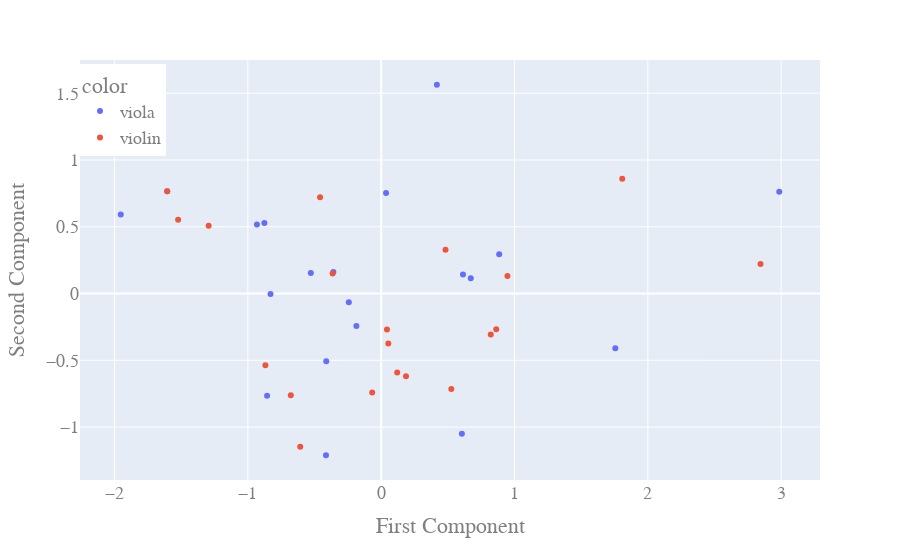

The cell this chart's notebook holds for it:
### Code cell
import plotly.express as px
import plotly.io as pio
from sklearn.decomposition import PCA

pca = PCA(n_components=2)
components = pca.fit_transform(X_train+X_test)

fig = px.scatter(components, x=0, y=1, color=y_train+y_test)
fig.update_layout(
    title="",
    xaxis_title="First Component",
    yaxis_title="Second Component",
    font=dict(
        family="Courier New, monospace",
        size=18,
        color="#7f7f7f"
    ),
    legend=dict(
    yanchor="top",
    y=0.99,
    xanchor="left",
    x=0.00
)
)
fig.show()
#pio.write_image(fig, 'soloAll.png')
#fig.write_image("soloAll.eps")

### Figure 1 — Plotly figure (JSON) as saved in the notebook; plotly's stock layout.template omitted (floating-point values rounded to 4 significant figures)
{"data": [{"hovertemplate": "color=viola<br>0=%{x}<br>1=%{y}<extra></extra>", "legendgroup": "viola", "marker": {"color": "#636efa", "symbol": "circle"}, "mode": "markers", "name": "viola", "showlegend": true, "type": "scatter", "x": [-0.3589, 0.6134, -0.9323, -0.2429, 1.756, -0.8764, 0.4175, 2.986, 0.8849, 0.6718, 0.6049, 0.03629, -1.954, -0.4142, -0.8303, -0.5281, -0.4122, -0.1861, -1.605, -0.856], "xaxis": "x", "y": [0.1618, 0.1435, 0.5165, -0.06444, -0.4094, 0.5276, 1.563, 0.7613, 0.2947, 0.1147, -1.049, 0.7521, 0.5913, -1.211, -0.003977, 0.1533, -0.5078, -0.2422, 0.7653, -0.766], "yaxis": "y"}, {"hovertemplate": "color=violin<br>0=%{x}<br>1=%{y}<extra></extra>", "legendgroup": "violin", "marker": {"color": "#EF553B", "symbol": "circle"}, "mode": "markers", "name": "violin", "showlegend": true, "type": "scatter", "x": [-0.6782, 2.845, 1.808, 0.1857, 0.1199, -0.8687, -1.294, -0.3643, 0.8217, 0.8629, -1.523, -0.4587, 0.05315, 0.9469, 0.04292, 0.5258, -0.6075, -0.06776, 0.4824, -1.605], "xaxis": "x", "y": [-0.7611, 0.2221, 0.8594, -0.6186, -0.5913, -0.5371, 0.5085, 0.1492, -0.3059, -0.2676, 0.5521, 0.7208, -0.3742, 0.1316, -0.27, -0.7149, -1.148, -0.7407, 0.3286, 0.7653], "yaxis": "y"}], "layout": {"font": {"color": "#7f7f7f", "family": "Courier New, monospace", "size": 18}, "legend": {"title": {"text": "color"}, "tracegroupgap": 0, "x": 0, "xanchor": "left", "y": 0.99, "yanchor": "top"}, "margin": {"t": 60}, "title": {"text": ""}, "xaxis": {"anchor": "y", "domain": [0, 1], "title": {"text": "First Component"}}, "yaxis": {"anchor": "x", "domain": [0, 1], "title": {"text": "Second Component"}}}}
